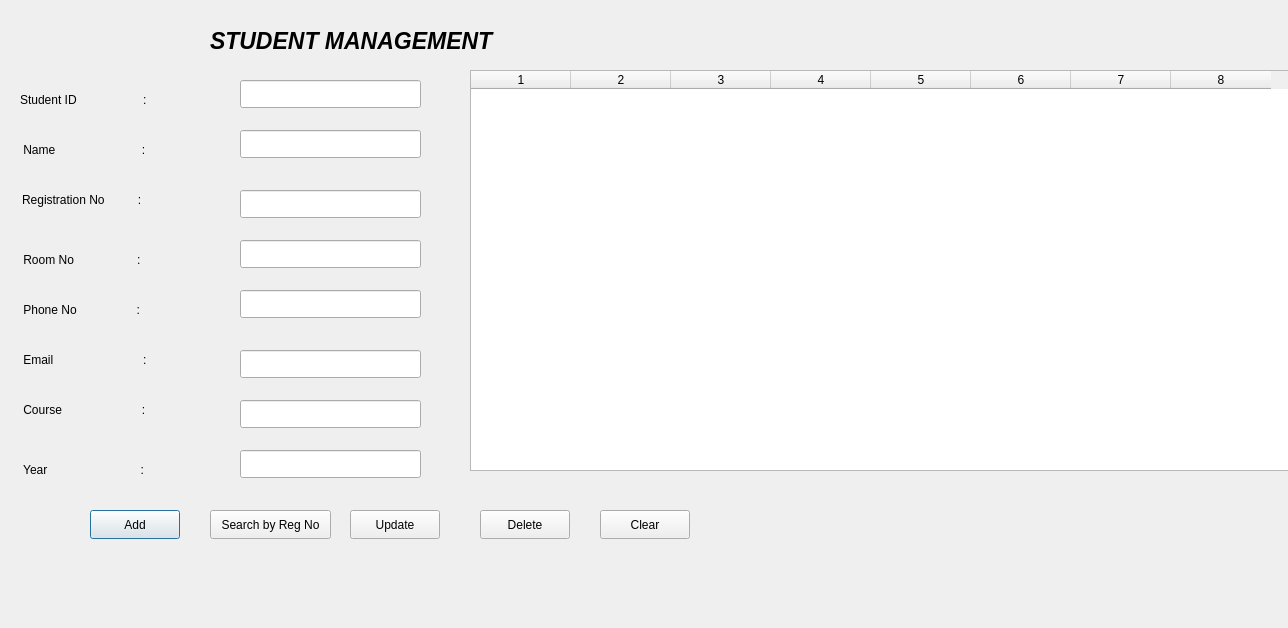
<?xml version="1.0" encoding="UTF-8"?>
<ui version="4.0">
 <class>StudentManagement</class>
 <widget class="QDialog" name="StudentManagement">
  <property name="geometry">
   <rect>
    <x>0</x>
    <y>0</y>
    <width>1288</width>
    <height>628</height>
   </rect>
  </property>
  <property name="windowTitle">
   <string>Dialog</string>
  </property>
  <widget class="QLabel" name="label">
   <property name="geometry">
    <rect>
     <x>210</x>
     <y>20</y>
     <width>361</width>
     <height>41</height>
    </rect>
   </property>
   <property name="font">
    <font>
     <pointsize>17</pointsize>
     <italic>true</italic>
     <bold>true</bold>
    </font>
   </property>
   <property name="text">
    <string>STUDENT MANAGEMENT </string>
   </property>
  </widget>
  <widget class="QLabel" name="label_2">
   <property name="geometry">
    <rect>
     <x>20</x>
     <y>140</y>
     <width>171</width>
     <height>20</height>
    </rect>
   </property>
   <property name="text">
    <string> Name                          : </string>
   </property>
  </widget>
  <widget class="QLabel" name="label_3">
   <property name="geometry">
    <rect>
     <x>20</x>
     <y>250</y>
     <width>171</width>
     <height>20</height>
    </rect>
   </property>
   <property name="text">
    <string> Room No                   :</string>
   </property>
  </widget>
  <widget class="QLabel" name="label_4">
   <property name="geometry">
    <rect>
     <x>22</x>
     <y>190</y>
     <width>191</width>
     <height>20</height>
    </rect>
   </property>
   <property name="text">
    <string>Registration No          :</string>
   </property>
  </widget>
  <widget class="QLabel" name="label_5">
   <property name="geometry">
    <rect>
     <x>20</x>
     <y>300</y>
     <width>201</width>
     <height>20</height>
    </rect>
   </property>
   <property name="text">
    <string> Phone No                  :</string>
   </property>
  </widget>
  <widget class="QLabel" name="label_6">
   <property name="geometry">
    <rect>
     <x>20</x>
     <y>350</y>
     <width>191</width>
     <height>20</height>
    </rect>
   </property>
   <property name="text">
    <string> Email                           :</string>
   </property>
  </widget>
  <widget class="QLabel" name="label_7">
   <property name="geometry">
    <rect>
     <x>20</x>
     <y>400</y>
     <width>171</width>
     <height>20</height>
    </rect>
   </property>
   <property name="text">
    <string> Course                        :</string>
   </property>
  </widget>
  <widget class="QLabel" name="label_8">
   <property name="geometry">
    <rect>
     <x>20</x>
     <y>460</y>
     <width>191</width>
     <height>20</height>
    </rect>
   </property>
   <property name="text">
    <string> Year                            :</string>
   </property>
  </widget>
  <widget class="QLineEdit" name="txtStudentID">
   <property name="geometry">
    <rect>
     <x>240</x>
     <y>80</y>
     <width>181</width>
     <height>28</height>
    </rect>
   </property>
  </widget>
  <widget class="QLineEdit" name="txtName">
   <property name="geometry">
    <rect>
     <x>240</x>
     <y>130</y>
     <width>181</width>
     <height>28</height>
    </rect>
   </property>
  </widget>
  <widget class="QLineEdit" name="txtRegNo">
   <property name="geometry">
    <rect>
     <x>240</x>
     <y>190</y>
     <width>181</width>
     <height>28</height>
    </rect>
   </property>
  </widget>
  <widget class="QLineEdit" name="txtRoomNo">
   <property name="geometry">
    <rect>
     <x>240</x>
     <y>240</y>
     <width>181</width>
     <height>28</height>
    </rect>
   </property>
  </widget>
  <widget class="QLineEdit" name="txtPhone">
   <property name="geometry">
    <rect>
     <x>240</x>
     <y>290</y>
     <width>181</width>
     <height>28</height>
    </rect>
   </property>
  </widget>
  <widget class="QLineEdit" name="txtCourse">
   <property name="geometry">
    <rect>
     <x>240</x>
     <y>400</y>
     <width>181</width>
     <height>28</height>
    </rect>
   </property>
  </widget>
  <widget class="QLineEdit" name="txtEmail">
   <property name="geometry">
    <rect>
     <x>240</x>
     <y>350</y>
     <width>181</width>
     <height>28</height>
    </rect>
   </property>
  </widget>
  <widget class="QLineEdit" name="txtYear">
   <property name="geometry">
    <rect>
     <x>240</x>
     <y>450</y>
     <width>181</width>
     <height>28</height>
    </rect>
   </property>
  </widget>
  <widget class="QLabel" name="label_9">
   <property name="geometry">
    <rect>
     <x>20</x>
     <y>90</y>
     <width>191</width>
     <height>20</height>
    </rect>
   </property>
   <property name="text">
    <string>Student ID                    :</string>
   </property>
  </widget>
  <widget class="QPushButton" name="btnAdd">
   <property name="geometry">
    <rect>
     <x>90</x>
     <y>510</y>
     <width>90</width>
     <height>29</height>
    </rect>
   </property>
   <property name="text">
    <string>Add</string>
   </property>
  </widget>
  <widget class="QPushButton" name="btnSearch">
   <property name="geometry">
    <rect>
     <x>210</x>
     <y>510</y>
     <width>121</width>
     <height>29</height>
    </rect>
   </property>
   <property name="text">
    <string>Search by Reg No</string>
   </property>
  </widget>
  <widget class="QPushButton" name="btnUpdate">
   <property name="geometry">
    <rect>
     <x>350</x>
     <y>510</y>
     <width>90</width>
     <height>29</height>
    </rect>
   </property>
   <property name="text">
    <string>Update</string>
   </property>
  </widget>
  <widget class="QPushButton" name="btnDelete">
   <property name="geometry">
    <rect>
     <x>480</x>
     <y>510</y>
     <width>90</width>
     <height>29</height>
    </rect>
   </property>
   <property name="text">
    <string>Delete</string>
   </property>
  </widget>
  <widget class="QPushButton" name="btnClear">
   <property name="geometry">
    <rect>
     <x>600</x>
     <y>510</y>
     <width>90</width>
     <height>29</height>
    </rect>
   </property>
   <property name="text">
    <string>Clear</string>
   </property>
  </widget>
  <widget class="QTableWidget" name="tableStudents">
   <property name="geometry">
    <rect>
     <x>470</x>
     <y>70</y>
     <width>841</width>
     <height>401</height>
    </rect>
   </property>
   <property name="columnCount">
    <number>8</number>
   </property>
   <column/>
   <column/>
   <column/>
   <column/>
   <column/>
   <column/>
   <column/>
   <column/>
  </widget>
 </widget>
 <resources/>
 <connections/>
</ui>
